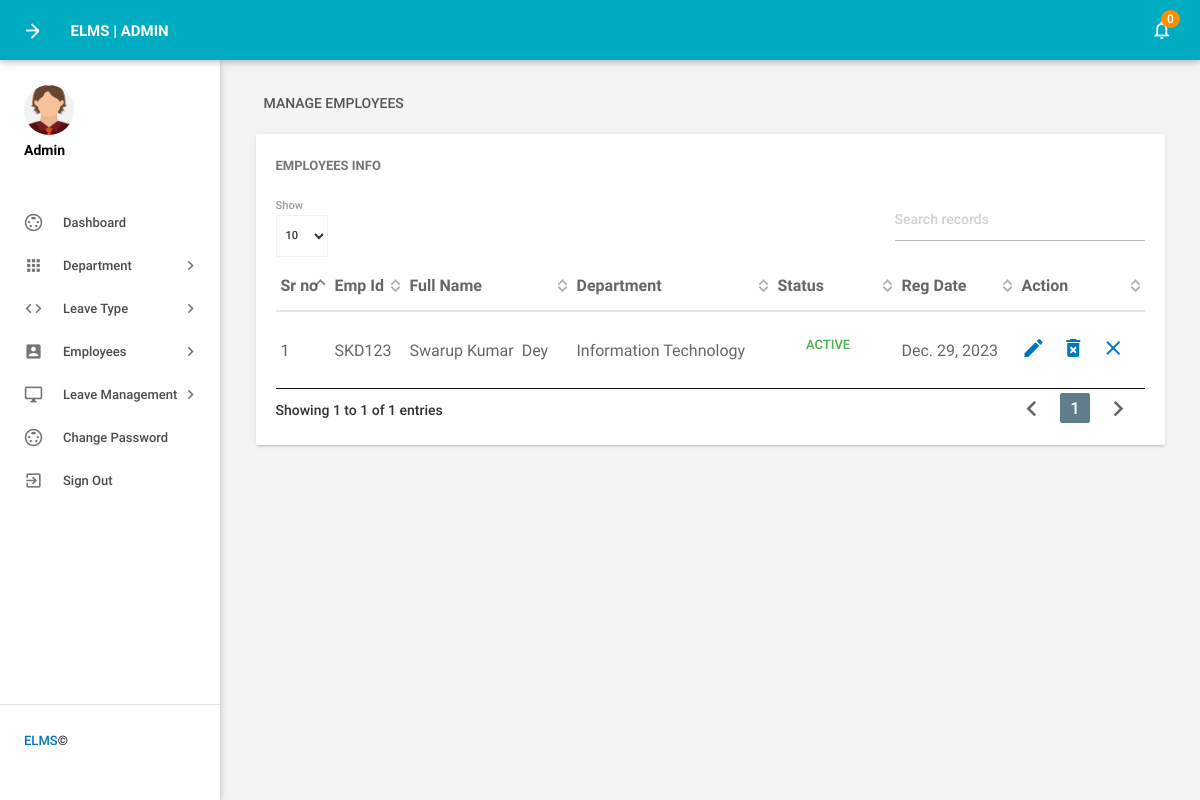
/manage_employee (signed in), run on the app's committed database.
### employeeleave/models.py (models this page shows, shortened)
class Employee(models.Model):
    user = models.ForeignKey(User, on_delete=models.CASCADE, null=True)
    empid = models.CharField(max_length=20)
    gender = models.CharField(max_length=30)
    dob = models.CharField(max_length=50)
    department = models.CharField(max_length=50,null=True)
    address = models.CharField(max_length=300)
    city = models.CharField(max_length=50)
    country = models.CharField(max_length=50)
    phoneno = models.CharField(max_length=15)
    status = models.CharField(max_length=15, null=True)
    regdate = models.DateField()

### employeeleave/views.py (the view)
# urls.py: path('manage_employee',manage_employee, name='manage_employee'),
def manage_employee(request):
    if not request.user.is_authenticated:
        return redirect('admin_login')
    leavescount = Leaves.objects.filter(isread="no").count()
    unreadleaves = Leaves.objects.filter(isread="no")
    employee = Employee.objects.all()
    d = {'employee':employee,'leavescount':leavescount,'unreadleaves':unreadleaves}
    return render(request, 'manage_employee.html', d)

### employeeleave/templates/manage_employee.html (shortened to what this page needs)
{% load static %}
{% block body %}
<html lang="en">
    <head>
        <link type="text/css" rel="stylesheet" href="{% static 'admin/assets/plugins/materialize/css/materialize.min.css' %}"/>
        <link href="{% static 'admin/assets/plugins/material-preloader/css/materialPreloader.min.css' %}" rel="stylesheet">
        <link href="{% static 'admin/assets/plugins/datatables/css/jquery.dataTables.min.css' %}" rel="stylesheet">
        <link href="{% static 'admin/assets/css/alpha.min.css' %}" rel="stylesheet" type="text/css"/>
        <link href="{% static 'admin/assets/css/custom.css' %}" rel="stylesheet" type="text/css"/>
    </head>
    <body>
       {% include 'header.html' %}
{% include 'sidebar.html' %}
            <main class="mn-inner">
                <div class="row">
                    <div class="col s12">
                        <div class="page-title">Manage Employees</div>
                    </div>
                    <div class="col s12 m12 l12">
                        <div class="card">
                            <div class="card-content">
                                <span class="card-title">Employees Info</span>
                                <table id="example" class="display responsive-table ">
                                    <thead>
                                        <tr>
                                            <th>Sr no</th>
                                            <th>Emp Id</th>
                                            <th>Full Name</th>
                                            <th>Department</th>
                                             <th>Status</th>
                                             <th>Reg Date</th>
                                            <th>Action</th>
                                        </tr>
                                    </thead>
                                    <tbody>
            {% for i in employee %}
                                        <tr>
                                            <td> {{forloop.counter}}</td>
                                            <td>{{i.empid}}</td>
                                            <td>{{i.user.first_name}}&nbsp;{{i.user.last_name}}</td>
                                            <td>{{i.department}}</td>
                                             <td>
                                                {% if i.status == "1" %}
                                                 <a class="waves-effect waves-green btn-flat m-b-xs">Active</a>
                                                 {% else %}
                                                 <a class="waves-effect waves-red btn-flat m-b-xs">Inactive</a>
                                                {% endif %}
                                             </td>
                                              <td>{{i.regdate}}</td>
                                            <td><a href="{% url 'edit_employee' i.user.id %}"><i class="material-icons">mode_edit</i></a>
                                                &nbsp;&nbsp; <a href="{% url 'delete_employee' i.user.id %}" onclick="return confirm('Do you want to delete');"><i class="material-icons">delete_forever</i></a>
                                        {% if i.status == "1" %}
&nbsp;&nbsp;<a href="{% url 'inactive_employee' i.user.id %}" onclick="return confirm('Are you sure you want to inactive this Employe?');"" > <i class="material-icons" title="Inactive">clear</i>
{% else %}
                                            &nbsp;&nbsp;<a href="{% url 'active_employee' i.user.id %}" onclick="return confirm('Are you sure you want to active this employee?');""><i class="material-icons" title="Active">done</i>
                                            {% endif %} </td>
                                        </tr>
                                         {% endfor %}
                                    </tbody>
                                </table>
                            </div>
                        </div>
                    </div>
                </div>
            </main>
        </div>
        <div class="left-sidebar-hover"></div>
    </body>
</html>
{% endblock %}

### data on the page
Employee: empid "SKD123", user.first_name "Swarup Kumar", user.last_name "Dey", department "Information Technology", status "ACTIVE", regdate "Dec. 29, 2023"

### other printed values
{{ leavescount }} "0"
